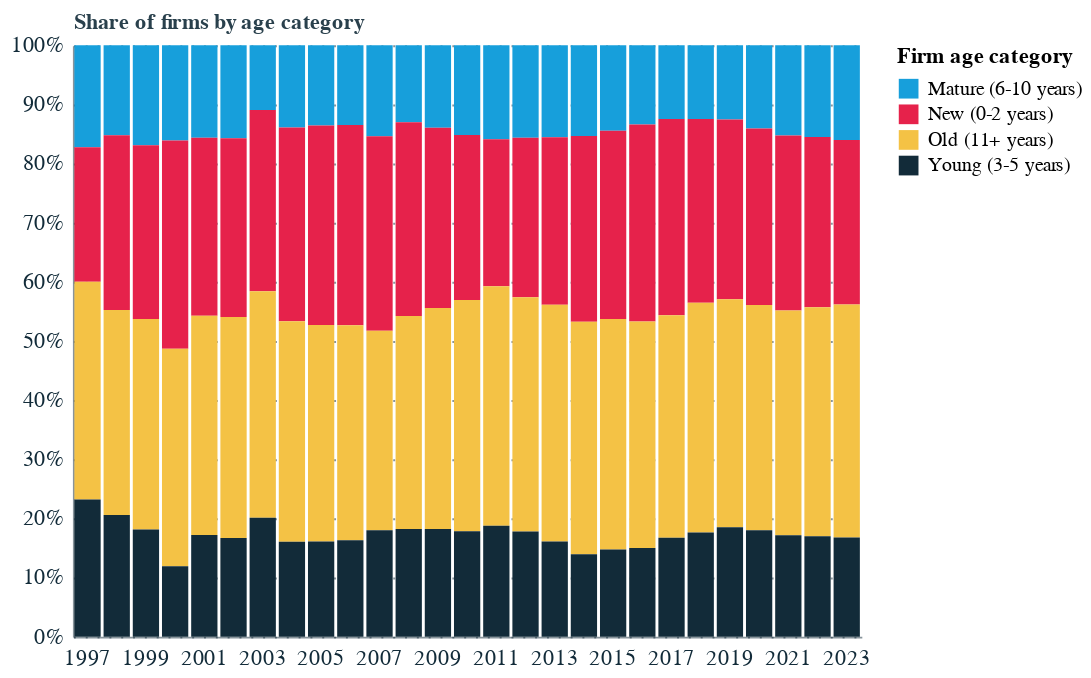
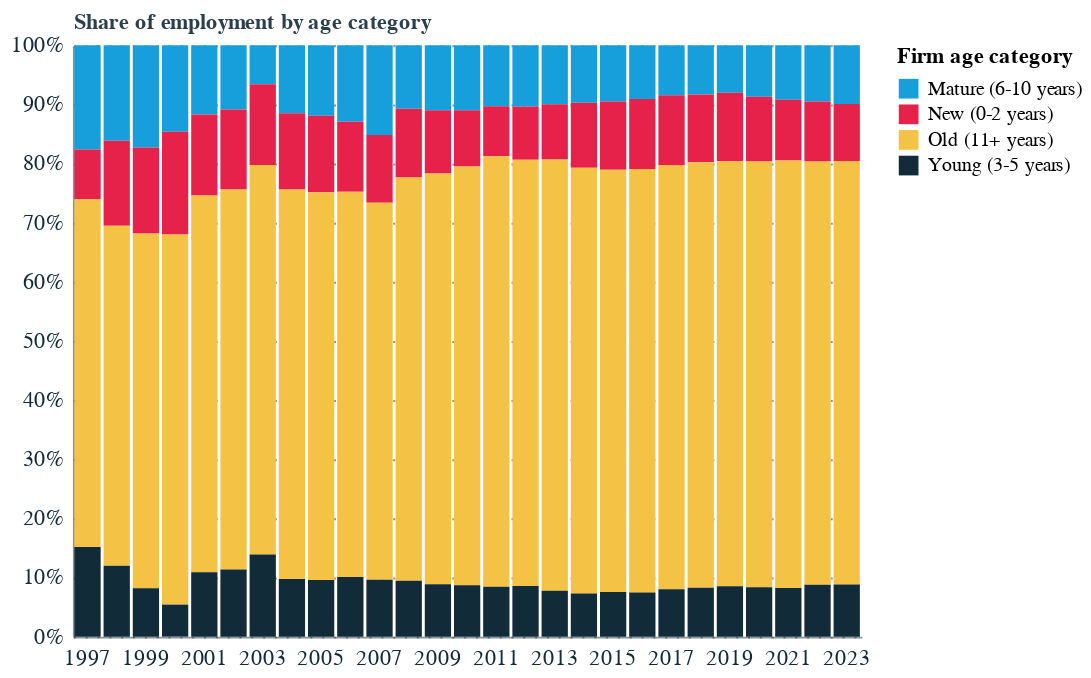

The cell these charts' notebook holds for them, in order:
### Code cell
# STACKED BAR CHART OF FIRM AGE CONTRIBUTION TO FIRMS, EMPLOYMENT AND TURNOVER (2023)

age_population_df = population_df[population_df['dimension']=='Age']

# Calculate share of total firms, employment, and turnover for each age category
age_population_df['total_firms'] = age_population_df.groupby('year')['n_firms'].transform('sum')        
age_population_df['total_employment'] = age_population_df.groupby('year')['employment'].transform('sum')
age_population_df['total_turnover'] = age_population_df.groupby('year')['turnover'].transform('sum')

age_population_df['share_of_firms'] = age_population_df['n_firms'] / age_population_df['total_firms']
age_population_df['share_of_employment'] = age_population_df['employment'] / age_population_df['total_employment']
age_population_df['share_of_turnover'] = age_population_df['turnover'] / age_population_df['total_turnover']

age_firm_share_chart = alt.Chart(age_population_df).mark_bar().encode(
    x=alt.X('year:O', axis=alt.Axis(labelExpr="datum.value % 2 != 0 ? datum.label : ''",
             labelAngle=0)),
    y=alt.Y('share_of_firms:Q', axis=alt.Axis(format='%'), title='Share of firms by age category', scale=alt.Scale(
            domain=[0, 1], 
            clamp=True
        )),
    color=alt.Color('category:N', legend=alt.Legend(title='Firm age category')),
)

age_emp_share_chart = alt.Chart(age_population_df).mark_bar().encode(
    x=alt.X('year:O', axis=alt.Axis(labelExpr="datum.value % 2 != 0 ? datum.label : ''",
             labelAngle=0)),
    y=alt.Y('share_of_employment:Q', axis=alt.Axis(format='%'), title='Share of employment by age category'),
    color=alt.Color('category:N', legend=alt.Legend(title='Firm age category')),
)

age_emp_share_chart = alt.Chart(age_population_df).mark_bar().encode(
    x=alt.X('year:O', axis=alt.Axis(labelExpr="datum.value % 2 != 0 ? datum.label : ''",
             labelAngle=0)),
    y=alt.Y('share_of_employment:Q', axis=alt.Axis(format='%'), title='Share of employment by age category'),
    color=alt.Color('category:N', legend=alt.Legend(title='Firm age category')),
)

display(age_firm_share_chart)
display(age_emp_share_chart)
